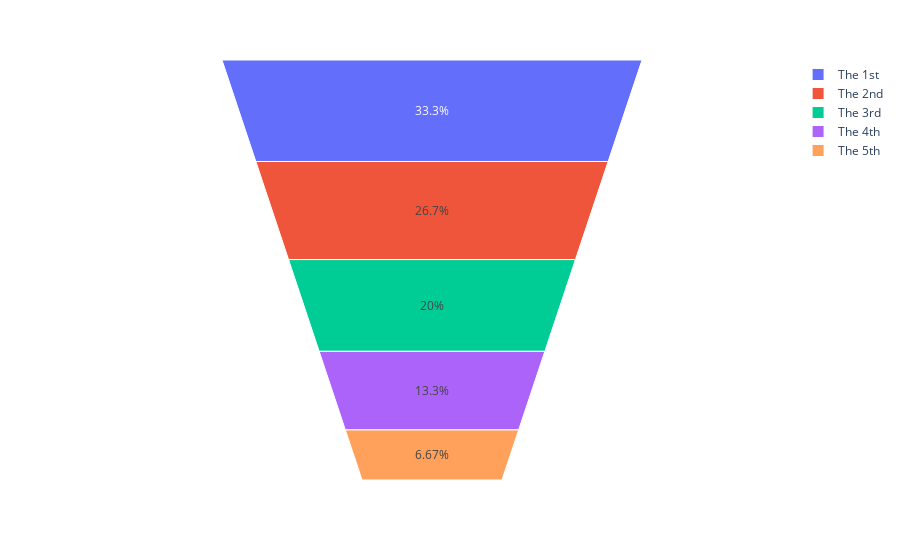

Write notebook code for a chart like this one.
### Markdown cell above
### Basic Area Funnel Plot with plotly.express

### Code cell
import plotly.express as px
fig = px.funnel_area(names=["The 1st","The 2nd", "The 3rd", "The 4th", "The 5th"],
                    values=[5, 4, 3, 2, 1])
fig.show()

### Figure 1 — Plotly figure (JSON) as saved in the notebook; plotly's stock layout.template omitted (floating-point values rounded to 4 significant figures)
{"data": [{"domain": {"x": [0, 1], "y": [0, 1]}, "hovertemplate": "label=%{label}<br>value=%{value}<extra></extra>", "labels": ["The 1st", "The 2nd", "The 3rd", "The 4th", "The 5th"], "legendgroup": "", "name": "", "showlegend": true, "type": "funnelarea", "values": [5, 4, 3, 2, 1]}], "layout": {"legend": {"tracegroupgap": 0}, "margin": {"t": 60}}}
